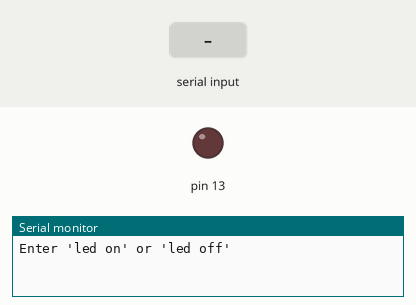
A program run on a simulated Arduino Mega 2560, built with avr-gcc and run on an emulated ATmega2560. On the bench: output pins drawn as LEDs (lit = HIGH), the last lines printed to the serial monitor. Inputs (shaded band) come from the test bench.

Above: at 1.2 s.
1.3 s: "led on\n" received over Serial
At 2.2 s:
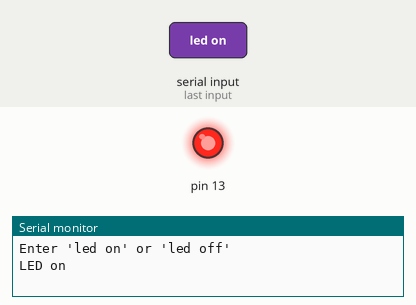
2.8 s: "led off\n" received over Serial
At 3.4 s:
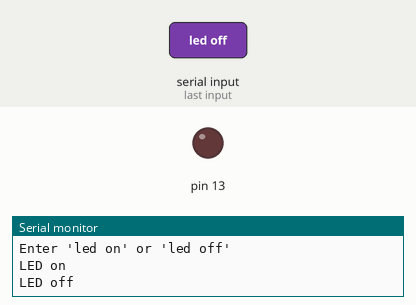
4.3 s: "led toggle\n" received over Serial
At 4.7 s:
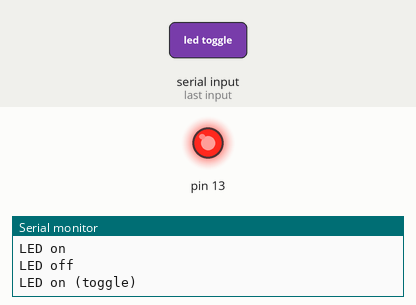
Timing chart, 0 to 7.3 s (numbered marks = the images above; inputs shaded):
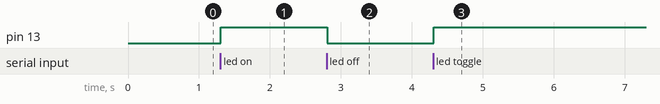

The program:

main.cpp
```cpp
#include <Arduino.h>

#include "app_serial_terminal/app_serial_terminal.h"
#include "ed_led/ed_led.h"
#include "srv_stdio_serial/srv_stdio_serial.h"

void setup() {
    initSerial();
    initLed(13);
}

void loop() {
    String command = readCommand();

    if (command.length() > 0) {
        handleCommand(command);
    }
}
```

app_serial_terminal.cpp
```cpp
#include "app_serial_terminal.h"

#include "ed_led/ed_led.h"

void handleCommand(String command) {
    command.trim();

    if (command.equalsIgnoreCase("led on")) {
        ledOn();
    } else if (command.equalsIgnoreCase("led off")) {
        ledOff();
    } else if (command.equalsIgnoreCase("led toggle")) {
        ledToggle();
    } else {
        Serial.println(
            "Unknown command. Use 'led on', 'led off', or 'led toggle'"
        );
    }
}
```

app_serial_terminal.h
```cpp
#ifndef APP_SERIAL_TERMINAL_H
#define APP_SERIAL_TERMINAL_H

#include <Arduino.h>

void handleCommand(String command);

#endif
```

ed_led.cpp
```cpp
#include <Arduino.h>

static int ledPin;
static bool ledState = LOW;

void initLed(int pin) {
    ledPin = pin;

    pinMode(ledPin, OUTPUT);
    digitalWrite(ledPin, LOW);
}

void ledOn() {
    ledState = HIGH;

    digitalWrite(ledPin, ledState);

    Serial.println("LED on");
}

void ledOff() {
    ledState = LOW;

    digitalWrite(ledPin, ledState);

    Serial.println("LED off");
}

void ledToggle() {
    ledState = !ledState;

    digitalWrite(ledPin, ledState);

    if (ledState) {
        Serial.println("LED on (toggle)");
    } else {
        Serial.println("LED off (toggle)");
    }
}
```

ed_led.h
```cpp
#ifndef ED_LED_H
#define ED_LED_H

void initLed(int pin);
void ledOn();
void ledOff();
void ledToggle();

#endif
```

srv_stdio_serial.cpp
```cpp
#include "srv_stdio_serial.h"

#include <stdio.h>
#include <HardwareSerial.h>

int serial_putchar(char c, FILE *f) {
    Serial.write(c);
    return 0;
}

void setupSerialPrintf() {
    static FILE uartout;

    fdev_setup_stream(
        &uartout,
        serial_putchar,
        NULL,
        _FDEV_SETUP_WRITE
    );

    stdout = &uartout;
}

void initSerial() {
    Serial.begin(9600);
    Serial.println("Enter 'led on' or 'led off'");
}

String readCommand() {
    if (Serial.available() > 0) {
        return Serial.readStringUntil('\n');
    }

    return "";
}
```

srv_stdio_serial.h
```cpp
#ifndef SRV_STDIO_SERIAL_H
#define SRV_STDIO_SERIAL_H

#include <Arduino.h>

void initSerial();
String readCommand();
void setupSerialPrintf();

#endif
```

Measured:
- after the input at 1.3 s, pin 13: LOW → HIGH at once
- after the input at 2.8 s, pin 13: HIGH → LOW at once
- after the input at 4.3 s, pin 13: LOW → HIGH at once
